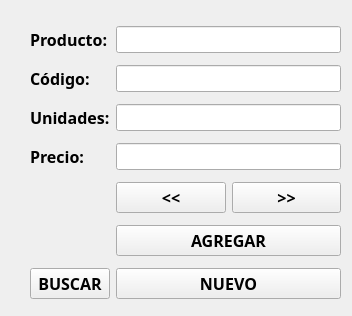
<?xml version="1.0" encoding="UTF-8"?>
<ui version="4.0">
 <class>Widget</class>
 <widget class="QWidget" name="Widget">
  <property name="geometry">
   <rect>
    <x>0</x>
    <y>0</y>
    <width>352</width>
    <height>316</height>
   </rect>
  </property>
  <property name="windowTitle">
   <string>Widget</string>
  </property>
  <widget class="QWidget" name="gridLayoutWidget">
   <property name="geometry">
    <rect>
     <x>30</x>
     <y>20</y>
     <width>311</width>
     <height>285</height>
    </rect>
   </property>
   <layout class="QGridLayout" name="gridLayout">
    <item row="4" column="0">
     <widget class="QLabel" name="label_3">
      <property name="font">
       <font>
        <family>Segoe UI Variable Display Semib</family>
        <pointsize>12</pointsize>
        <bold>true</bold>
       </font>
      </property>
      <property name="text">
       <string>Precio:</string>
      </property>
     </widget>
    </item>
    <item row="3" column="0">
     <widget class="QLabel" name="label_2">
      <property name="font">
       <font>
        <family>Segoe UI Variable Display Semib</family>
        <pointsize>12</pointsize>
        <bold>true</bold>
       </font>
      </property>
      <property name="text">
       <string>Unidades:</string>
      </property>
     </widget>
    </item>
    <item row="1" column="0">
     <widget class="QLabel" name="label">
      <property name="font">
       <font>
        <family>Segoe UI Variable Display Semib</family>
        <pointsize>12</pointsize>
        <bold>true</bold>
       </font>
      </property>
      <property name="text">
       <string>Producto:</string>
      </property>
     </widget>
    </item>
    <item row="7" column="0">
     <widget class="QPushButton" name="btn_search">
      <property name="font">
       <font>
        <family>Segoe UI Variable Display Semib</family>
        <pointsize>12</pointsize>
        <bold>true</bold>
       </font>
      </property>
      <property name="cursor">
       <cursorShape>PointingHandCursor</cursorShape>
      </property>
      <property name="text">
       <string>BUSCAR</string>
      </property>
     </widget>
    </item>
    <item row="6" column="1">
     <widget class="QPushButton" name="btn_agregar">
      <property name="font">
       <font>
        <family>Segoe UI Variable Display Semib</family>
        <pointsize>12</pointsize>
        <bold>true</bold>
       </font>
      </property>
      <property name="cursor">
       <cursorShape>PointingHandCursor</cursorShape>
      </property>
      <property name="text">
       <string>AGREGAR</string>
      </property>
     </widget>
    </item>
    <item row="4" column="1">
     <widget class="QLineEdit" name="txt_precio">
      <property name="font">
       <font>
        <pointsize>12</pointsize>
       </font>
      </property>
     </widget>
    </item>
    <item row="5" column="1">
     <layout class="QHBoxLayout" name="horizontalLayout">
      <item>
       <widget class="QPushButton" name="btn_previous">
        <property name="font">
         <font>
          <family>Segoe UI Variable Display Semib</family>
          <pointsize>12</pointsize>
          <bold>true</bold>
         </font>
        </property>
        <property name="cursor">
         <cursorShape>PointingHandCursor</cursorShape>
        </property>
        <property name="text">
         <string>&lt;&lt;</string>
        </property>
       </widget>
      </item>
      <item>
       <widget class="QPushButton" name="btn_next">
        <property name="font">
         <font>
          <family>Segoe UI Variable Display Semib</family>
          <pointsize>12</pointsize>
          <bold>true</bold>
         </font>
        </property>
        <property name="cursor">
         <cursorShape>PointingHandCursor</cursorShape>
        </property>
        <property name="text">
         <string>&gt;&gt;</string>
        </property>
       </widget>
      </item>
     </layout>
    </item>
    <item row="3" column="1">
     <widget class="QLineEdit" name="txt_unidades">
      <property name="font">
       <font>
        <pointsize>12</pointsize>
       </font>
      </property>
     </widget>
    </item>
    <item row="7" column="1">
     <widget class="QPushButton" name="btn_new">
      <property name="font">
       <font>
        <family>Segoe UI Variable Display Semib</family>
        <pointsize>12</pointsize>
        <bold>true</bold>
       </font>
      </property>
      <property name="cursor">
       <cursorShape>PointingHandCursor</cursorShape>
      </property>
      <property name="text">
       <string>NUEVO</string>
      </property>
     </widget>
    </item>
    <item row="1" column="1">
     <widget class="QLineEdit" name="txt_producto">
      <property name="font">
       <font>
        <pointsize>12</pointsize>
       </font>
      </property>
     </widget>
    </item>
    <item row="2" column="0">
     <widget class="QLabel" name="label_4">
      <property name="font">
       <font>
        <family>Segoe UI Variable Display Semib</family>
        <pointsize>12</pointsize>
        <bold>true</bold>
       </font>
      </property>
      <property name="text">
       <string>Código:</string>
      </property>
     </widget>
    </item>
    <item row="2" column="1">
     <widget class="QLineEdit" name="txt_code">
      <property name="font">
       <font>
        <pointsize>12</pointsize>
       </font>
      </property>
     </widget>
    </item>
   </layout>
  </widget>
 </widget>
 <resources/>
 <connections/>
</ui>
